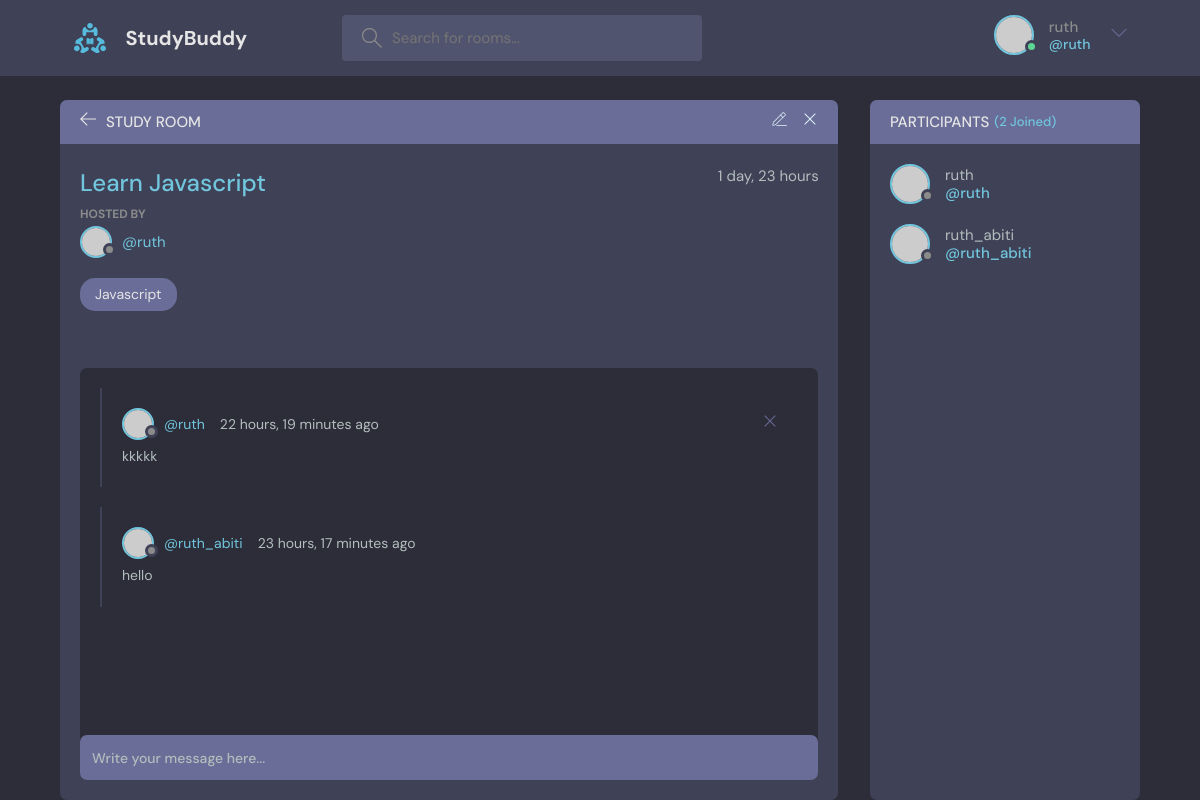
Screenshot of /room/1/ (signed in) with the database file from the repository.
### base/models.py (models this page shows, shortened)
class Room(models.Model):
    host = models.ForeignKey(User, on_delete=models.SET_NULL, null=True)
    topic = models.ForeignKey(Topic, on_delete=models.SET_NULL, null=True)
    name = models.CharField(max_length=200)
    description = models.TextField(null=True, blank=True)
    participants = models.ManyToManyField(
        User, related_name='participants', blank=True)
    updated = models.DateTimeField(auto_now=True)
    created = models.DateTimeField(auto_now_add=True)
    class Meta:
        ordering = ['-updated', '-created']

class Topic(models.Model):
    name = models.CharField(max_length=200)
    def __str__(self):
        return self.name

class Message(models.Model):
    user = models.ForeignKey(User, on_delete=models.CASCADE)
    room = models.ForeignKey(Room, on_delete=models.CASCADE)
    body = models.TextField()
    updated = models.DateTimeField(auto_now=True)
    created = models.DateTimeField(auto_now_add=True)
    class Meta:
        ordering = ['-updated', '-created']

### base/views.py (the view, shortened to what this page needs)
# urls.py: path('room/<str:pk>/', views.room, name="room"),
def room(request, pk):
    room = Room.objects.get(id=pk)
    room_message = room.message_set.all().order_by('-created')
    participants = room.participants.all()
    context = {'room': room, 'room_message': room_message,
               'participants': participants}
    return render(request, 'base/room.html', context)

### base/templates/base/room.html (shortened to what this page needs)
{% extends 'main.html' %}
{% block content %}
    <main class="profile-page layout layout--2">
      <div class="container">
        <div class="room">
          <div class="room__top">
            <div class="room__topLeft">
              <a href="{% url 'home' %}">
                <svg version="1.1" xmlns="http://www.w3.org/2000/svg" width="32" height="32" viewBox="0 0 32 32">
                  <title>arrow-left</title>
                  <path
                    d="M13.723 2.286l-13.723 13.714 13.719 13.714 1.616-1.611-10.96-10.96h27.625v-2.286h-27.625l10.965-10.965-1.616-1.607z"
                  ></path>
                </svg>
              </a>
              <h3>Study Room</h3>
            </div>
            {% if request.user == room.host %}
            <div class="room__topRight">
              <a href="{% url 'update-room' room.id %}">
              </a>
              <a href="{% url 'delete-room' room.id %}">
                <svg version="1.1" xmlns="http://www.w3.org/2000/svg" width="32" height="32" viewBox="0 0 32 32">
                  <title>remove</title>
                  <path
                    d="M27.314 6.019l-1.333-1.333-9.98 9.981-9.981-9.981-1.333 1.333 9.981 9.981-9.981 9.98 1.333 1.333 9.981-9.98 9.98 9.98 1.333-1.333-9.98-9.98 9.98-9.981z"
                  ></path>
                </svg>
              </a>
            </div>
            {% endif %}
          </div>
          <div class="room__box scroll">
            <div class="room__header scroll">
              <div class="room__info">
                <h3>{{room.name}}</h3>
                <span>{{room.created|timesince}}</span>
              </div>
              <div class="room__hosted">
                <p>Hosted By</p>
                <a href="{% url 'user-profile' room.host.id %}" class="room__author">
                  <div class="avatar avatar--small">
                    <img src="https://randomuser.me/api/portraits/men/37.jpg" />
                  </div>
                  <span>@{{room.host}}</span>
                </a>
              </div>
              <span class="room__topics">{{room.topic}}</span>
            </div>
            <div class="room__conversation">
              <div class="threads scroll">
                {% for message in room_message %}
                <div class="thread">
                  <div class="thread__top">
                    <div class="thread__author">
                      <a href="{% url 'user-profile' message.user.id %}" class="thread__authorInfo">
                        <div class="avatar avatar--small">
                          <img src="https://randomuser.me/api/portraits/men/37.jpg" />
                        </div>
                        <span>@{{message.user}}</span>
                      </a>
                      <span class="thread__date">{{message.created|timesince}} ago</span>
                    </div>
                    {% if request.user == message.user %}
                    <div class="thread__delete">
                      <a href="{% url 'delete-message' message.id %}">
                      <svg version="1.1" xmlns="http://www.w3.org/2000/svg" width="32" height="32" viewBox="0 0 32 32">
                        <title>remove</title>
                        <path
                          d="M27.314 6.019l-1.333-1.333-9.98 9.981-9.981-9.981-1.333 1.333 9.981 9.981-9.981 9.98 1.333 1.333 9.981-9.98 9.98 9.98 1.333-1.333-9.98-9.98 9.98-9.981z"
                        ></path>
                      </svg>
                    </a>
                    </div>
                    {% endif %}
                  </div>
                  <div class="thread__details">
                    {{message.body}}
                  </div>
                </div>
                {% endfor %}
              </div>
            </div>
          </div>
          {% if request.user.is_authenticated %}
          <div class="room__message">
            <form action="" method="POST">
              <input name="" placeholder="Write your message here..." />
            </form>
          </div>
          {% endif %}
        </div>
        <div class="participants">
          <h3 class="participants__top">Participants <span>({{room.participants.all.count}} Joined)</span></h3>
          <div class="participants__list scroll">
            {% for participant in participants %}
            <a href="{% url 'user-profile' participant.id %}" class="participant">
              <div class="avatar avatar--medium">
                <img src="https://randomuser.me/api/portraits/men/37.jpg" />
              </div>
              <p>
                {{participant.username}}
                <span>@{{participant.username}}</span>
              </p>
            </a>
            {% endfor %}
          </div>
        </div>
      </div>
    </main>
    {% endblock content %}

### templates/navbar.html (shortened to what this page needs)
{% load static %}
<header class="header header--loggedIn">
   <div class="container">
     <a href="/" class="header__logo">
       <img src="{% static 'Images/logo.svg' %}" />
       <h1>StudyBuddy</h1>
     </a>
     <form class="header__search" method="GET" action="{% url 'home' %}">
       <label>
         <input placeholder="Search for rooms..." name="q" />
       </label>
     </form>
     <nav class="header__menu">
      {% if request.user.is_authenticated %}
       <div class="header__user">
         <a href="{% url 'user-profile' user.id%}">
           <div class="avatar avatar--medium active">
             <img src="https://randomuser.me/api/portraits/men/37.jpg" />
           </div>
           <p>{{request.user}} <span>@{{request.user}}</span></p>
         </a>
         <button class="dropdown-button">
           <svg version="1.1" xmlns="http://www.w3.org/2000/svg" width="32" height="32" viewBox="0 0 32 32">
             <title>chevron-down</title>
             <path d="M16 21l-13-13h-3l16 16 16-16h-3l-13 13z"></path>
           </svg>
         </button>
       </div>
       {% else %}
       <a href="{% url 'login' %}">
         <img src="{% static 'Images/avatar.svg' %}" />
         <p>Login</p>
       </a>
       {% endif %}
     </nav>
   </div>
 </header>

### rows the page displays
Room: name "Learn Javascript", created "1 day, 23 hours", host "ruth", topic "Javascript", participants.all.count "2"
Message: user "ruth", created "22 hours, 19 minutes", body "kkkkk"
Message: user "ruth_abiti", created "23 hours, 17 minutes", body "hello"

### other values shown
{{ request.user }} "ruth"
{{ participant.username }} "ruth"
{{ participant.username }} "ruth_abiti"
